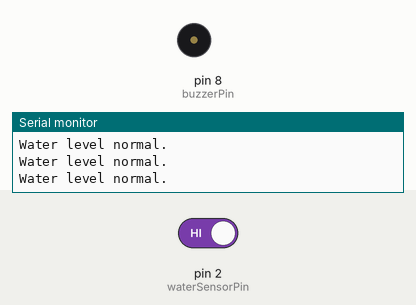
This sketch was run on a simulated Arduino Uno, built with avr-gcc and run on an emulated ATmega328P. Shown: buzzer (waves = sounding, pin HIGH), the last lines printed to the serial monitor. The test bench sets the inputs (shaded band); at power-on: pin 2 (waterSensorPin) HIGH.

Above: at 1.8 s.
1.9 s: pin 2 (waterSensorPin) driven LOW
At 3.2 s:
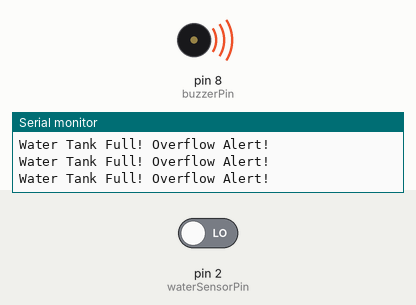
3.5 s: pin 2 (waterSensorPin) driven HIGH
At 4.5 s:
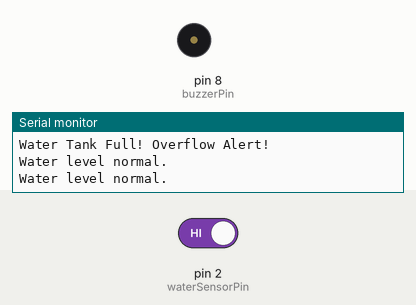
Timing chart, 0 to 6.5 s (numbered marks = the images above; inputs shaded):
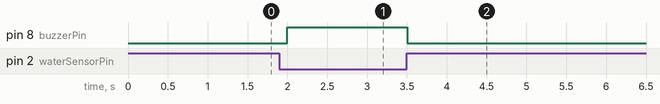

Measured:
- after the input at 1.9 s, pin 8 (buzzerPin): LOW → HIGH after 0.10 s
- after the input at 3.5 s, pin 8 (buzzerPin): HIGH → LOW at once

The sketch:

wateroverflow_alarm.ino
```cpp
const int waterSensorPin = 2; // Connect sensor/wire pin here
const int buzzerPin = 8;     // Connect buzzer or relay pin here

void setup() {
  pinMode(waterSensorPin, INPUT_PULLUP); // Set sensor pin as input with pull-up
  pinMode(buzzerPin, OUTPUT);          // Set buzzer pin as output
  Serial.begin(9600);
}

void loop() {
  int sensorState = digitalRead(waterSensorPin);

  // Assuming LOW means water touches the sensor (grounded through water)
  if (sensorState == LOW) {
    digitalWrite(buzzerPin, HIGH); // Turn on alarm
    Serial.println("Water Tank Full! Overflow Alert!");
  } else {
    digitalWrite(buzzerPin, LOW);  // Turn off alarm
    Serial.println("Water level normal.");
  }

  delay(500); // Wait half a second before next check
}
```
